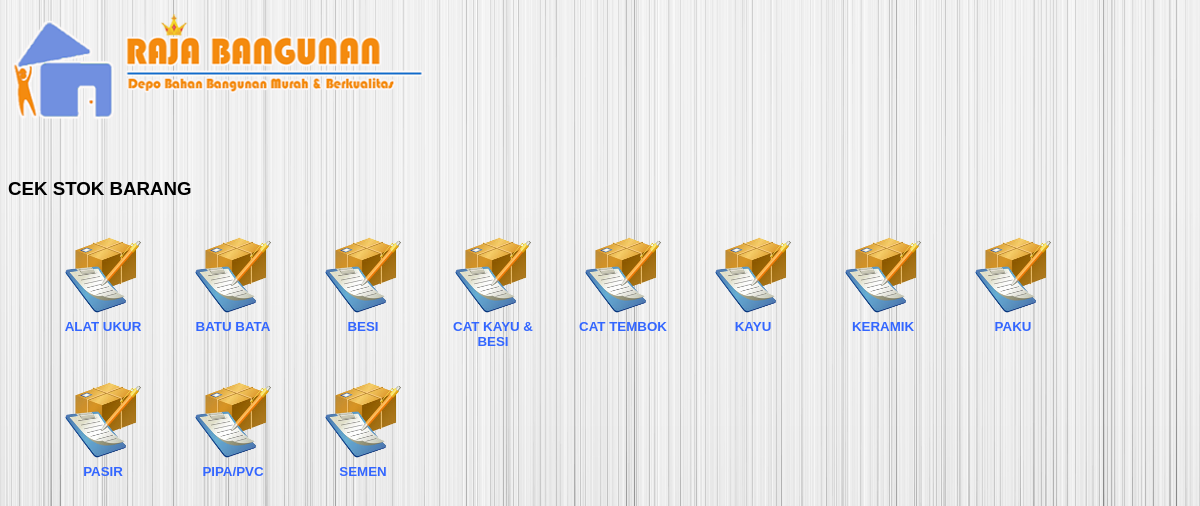
Page /outlet/cek_stok/cek_stok.php on the committed database.
### tables this page shows
CREATE TABLE IF NOT EXISTS `jenis_barang` (
  `id_jenis` varchar(10) NOT NULL,
  `nm_jenis` varchar(30) NOT NULL,
  PRIMARY KEY (`id_jenis`)
);

### outlet/cek_stok/cek_stok.php (the view, shortened to what this page needs)
<?php
$tb=$_GET['tb'];
$sql_jenis=mysql_query("SELECT jenis_barang.* FROM jenis_barang ORDER BY nm_jenis ASC");
?>
<!DOCTYPE html PUBLIC "-//W3C//DTD XHTML 1.0 Transitional//EN" "http://www.w3.org/TR/xhtml1/DTD/xhtml1-transitional.dtd">
<html xmlns="http://www.w3.org/1999/xhtml">
<head>
<link href="../../mycss/hormenu.css" rel="stylesheet" type="text/css" />
</head>
<body>
<div id="container">
<div id="header">
  <img src="../../mycss/images/logo.png" width="490" height="120" /></div>
<h3 style="text-transform:uppercase">CEK STOK BARANG <?php echo $tb;?></h3>
  <div id="menu">
 <?php
 while($rows_jenis=mysql_fetch_array($sql_jenis)){
	 $id_jenis=$rows_jenis['id_jenis'];
	 $nm_jenis=$rows_jenis['nm_jenis'];
 ?>
  	<span id="icon">
    <a href="tampil_stok.php?id_jenis=<?php echo $id_jenis; ?>&tb=<?php echo $tb; ?>">
    <img src="../../mycss/images/order.png" width="80" height="80" vspace="5" /><br />
    <?php echo $nm_jenis; ?></a>
    </span>
<?php } ?>
  </div>
</div>
</body>
</html>

### mycss/hormenu.css (style rules this page uses)
#container { height: 100%; width: 100%; }
#header { margin-bottom: 50px; }
#menu { height: 470px; padding-left: 30px; padding-right: 30px; }
#icon { margin: 10px; float: left; height: 125px; width: 110px; border: thin none #CCC; text-align: center; }
body { background-image: url(images/bg.jpg); font-family: Arial, Helvetica, sans-serif; }
a { color: #36F; text-decoration: none; font-size: 10pt; font-weight: bold; }

### rows in the picture
jenis_barang: nm_jenis "ALAT UKUR"
jenis_barang: nm_jenis "BATU BATA"
jenis_barang: nm_jenis "BESI"
jenis_barang: nm_jenis "CAT KAYU & BESI"
jenis_barang: nm_jenis "CAT TEMBOK"
jenis_barang: nm_jenis "KAYU"
jenis_barang: nm_jenis "KERAMIK"
jenis_barang: nm_jenis "PAKU"
jenis_barang: nm_jenis "PASIR"
jenis_barang: nm_jenis "PIPA/PVC"
jenis_barang: nm_jenis "SEMEN"
